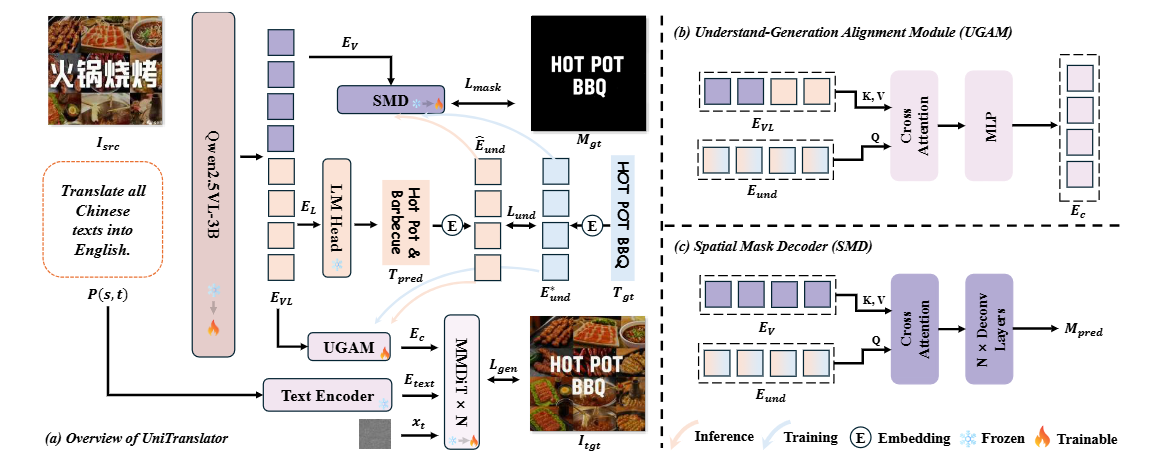
#> input picture assets/uni-framework.png, 1151 x 462 px
$ python convert_transv_mask.py assets out
#> lines starting #> are read from the running program, lines starting #| are printed output that depends on the picture; after the words box and inside, x2 and y2 are one past the last pixel; in counts of white or black regions, pixels touching at a corner belong together
import cv2
import numpy as np
import argparse
import os
from tqdm import tqdm # 用于显示一个漂亮的进度条

def generate_and_save_mask(input_path, output_path, threshold_val, use_smooth, kernel_size):
    """
    从单个图像文件生成Mask，并将其保存到指定路径。
    """
#> called with input_path = 'assets/uni-framework.png', output_path = 'out/uni-framework_mask.png', threshold_val = 127, use_smooth = False, kernel_size = 5
    # 1. 以灰度模式读取图像
    gray_image = cv2.imread(input_path, cv2.IMREAD_GRAYSCALE)
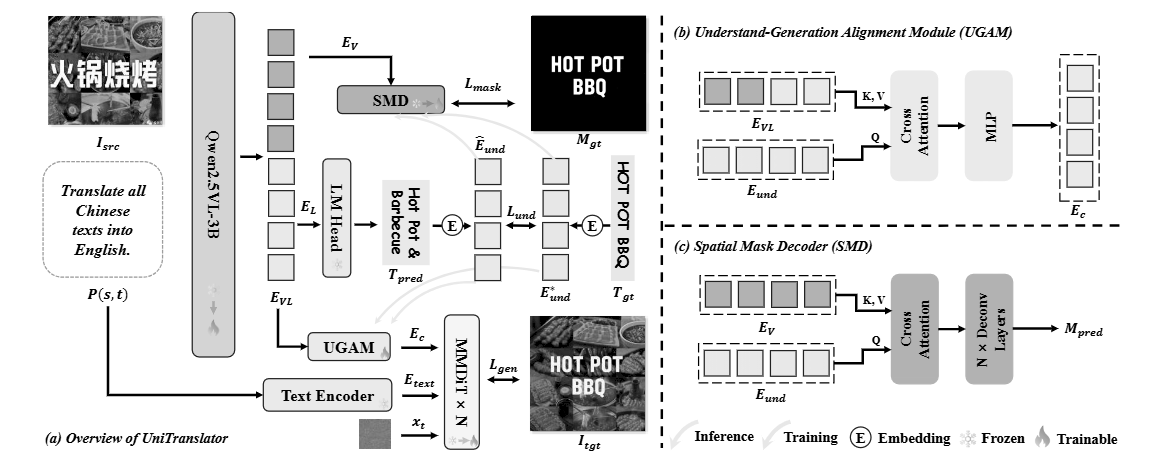
#> gray_image: shape (462, 1151); min 0, max 255, mean 224.1
    if gray_image is None:
        # 如果文件无法读取，打印警告并跳过
        print(f"\n警告：无法读取文件或文件非图像格式，已跳过: {os.path.basename(input_path)}")
        return False

    # 2. 应用反向二值阈值处理
    # 这一步将深色区域（文字）变为白色（255），浅色区域（背景）变为黑色（0）
    _, binary_mask = cv2.threshold(gray_image, threshold_val, 255, cv2.THRESH_BINARY_INV)
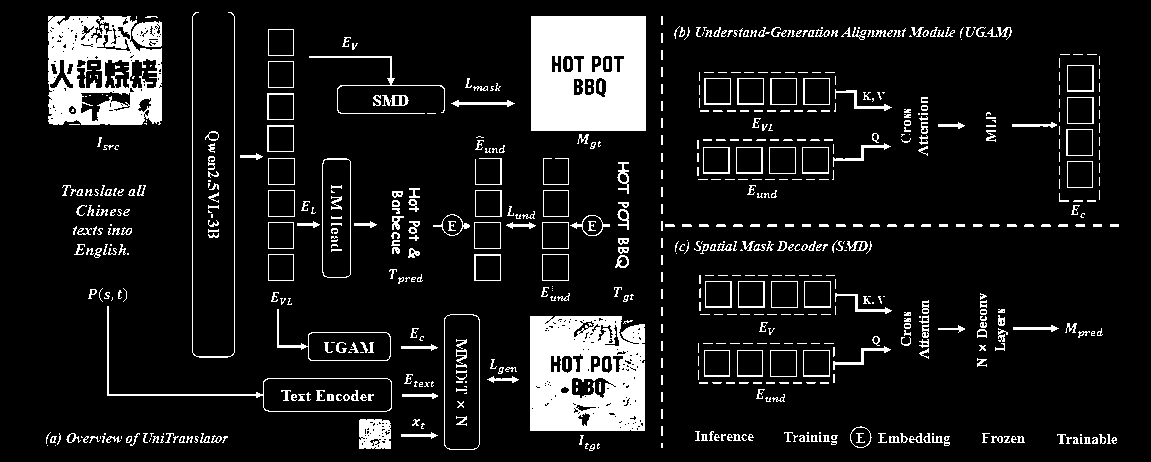
#> binary_mask: shape (462, 1151); 10.7% white; 679 white regions (303 under 20 px), largest, box (x1, y1, x2, y2) and area: (531, 16, 646, 131) 12166, (530, 316, 645, 431) 11041, (48, 16, 162, 125) 7966

    # 3. (可选) 应用形态学操作平滑边缘
    if use_smooth:
        # 确保核大小为奇数，这是OpenCV的要求
        k_size = kernel_size if kernel_size % 2 != 0 else kernel_size + 1
        kernel = cv2.getStructuringElement(cv2.MORPH_ELLIPSE, (k_size, k_size))

        # 开运算：移除小的白色噪点和边缘的毛刺
        opening = cv2.morphologyEx(binary_mask, cv2.MORPH_OPEN, kernel, iterations=1)
        # 闭运算：填充文字内部的小黑洞，并使边缘更平滑
        smoothed_mask = cv2.morphologyEx(opening, cv2.MORPH_CLOSE, kernel, iterations=1)
        final_mask = smoothed_mask
    else:
        final_mask = binary_mask

    # 4. 保存最终生成的Mask图像
    cv2.imwrite(output_path, final_mask)
    return True

def main():
    # --- 设置命令行参数解析 ---
    parser = argparse.ArgumentParser(
        description="批量为目录中的图像生成Mask。将深色文字转为白色，浅色背景转为黑色。"
    )

    parser.add_argument('input_dir', type=str, help="包含输入图像的目录路径。")
    parser.add_argument('output_dir', type=str, help="用于保存生成的Mask的目录路径。")

    parser.add_argument('--threshold', type=int, default=127,
                        help="用于区分文字和背景的灰度阈值 (0-255)。默认值: 127。")

    parser.add_argument('--smooth', action='store_true',
                        help="添加此标志以应用形态学操作来平滑Mask边缘。")

    parser.add_argument('--kernel_size', type=int, default=5,
                        help="用于平滑操作的核大小 (应为奇数)。默认值: 5。")

    args = parser.parse_args()

    # --- 验证和准备目录 ---

    # 1. 检查输入目录是否存在
    if not os.path.isdir(args.input_dir):
        print(f"错误：找不到输入目录 '{args.input_dir}'")
        return

    # 2. 如果输出目录不存在，则创建它
    os.makedirs(args.output_dir, exist_ok=True)
    print(f"输入目录: {args.input_dir}")
    print(f"输出目录: {args.output_dir}")
    if args.smooth:
        print(f"边缘平滑已启用，核大小: {args.kernel_size}")

    # 3. 查找所有支持的图像文件
    supported_extensions = ('.png', '.jpg', '.jpeg', '.bmp', '.tiff', '.tif')
    image_files = [f for f in os.listdir(args.input_dir) if f.lower().endswith(supported_extensions)]

    if not image_files:
        print("在输入目录中未找到支持的图像文件。")
        return

    print(f"找到 {len(image_files)} 张图像进行处理。")

    # --- 开始批量处理 ---

    # 使用 tqdm 创建一个进度条
    for filename in tqdm(image_files, desc="正在处理图像"):
        # 构建完整的文件路径
        input_path = os.path.join(args.input_dir, filename)

        # 构建输出文件的路径，统一保存为.png格式
        base_name = os.path.splitext(filename)[0]
        output_filename = f"{base_name}_mask.png"
        output_path = os.path.join(args.output_dir, output_filename)

        # 调用函数生成并保存Mask
        generate_and_save_mask(
            input_path,
            output_path,
            args.threshold,
            args.smooth,
            args.kernel_size
        )
#> pass 2 of the loop in main, `for filename in tqdm(image_files, desc="正在处理图像"):`:
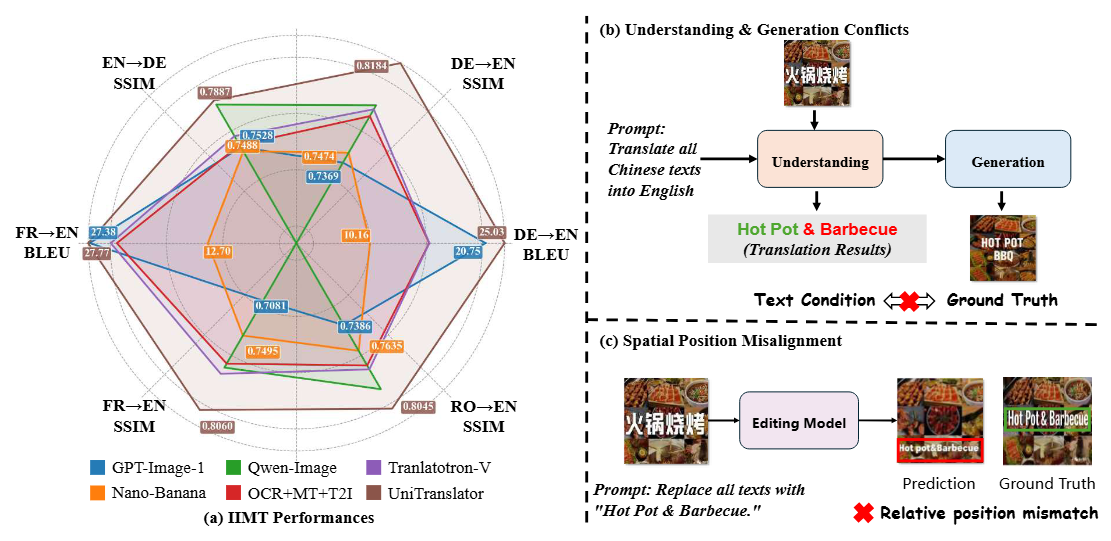
#> input picture assets/uni-motivation.png, 1111 x 541 px
#> in generate_and_save_mask (call 2), `gray_image = cv2.imread(input_path, cv2.IMREAD_GRAYSCALE)`:
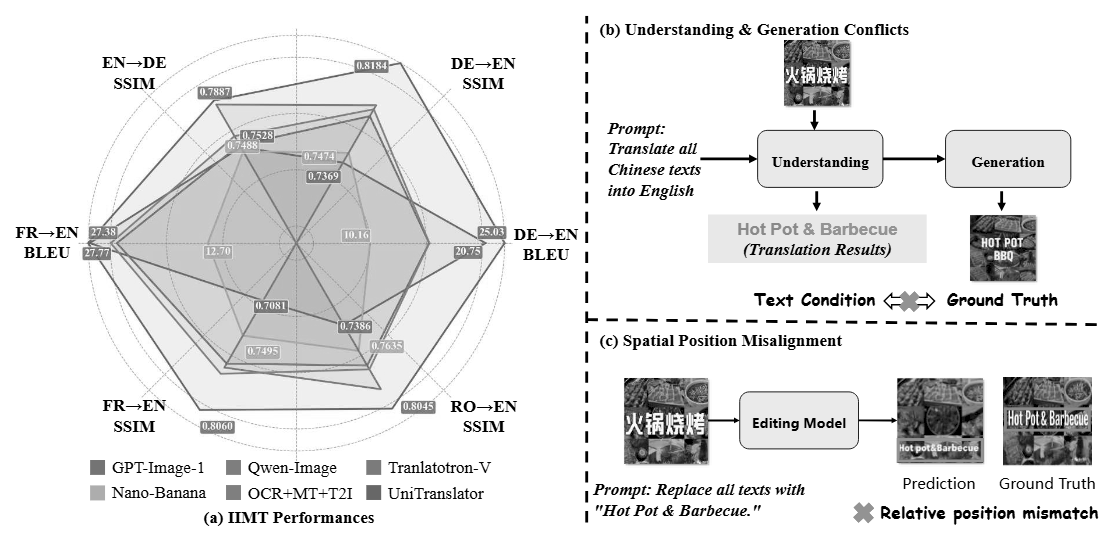
#> gray_image: shape (541, 1111); min 0, max 255, mean 228.5
#> in generate_and_save_mask (call 2), `_, binary_mask = cv2.threshold(gray_image, threshold_val, 255, cv2.THR..`:
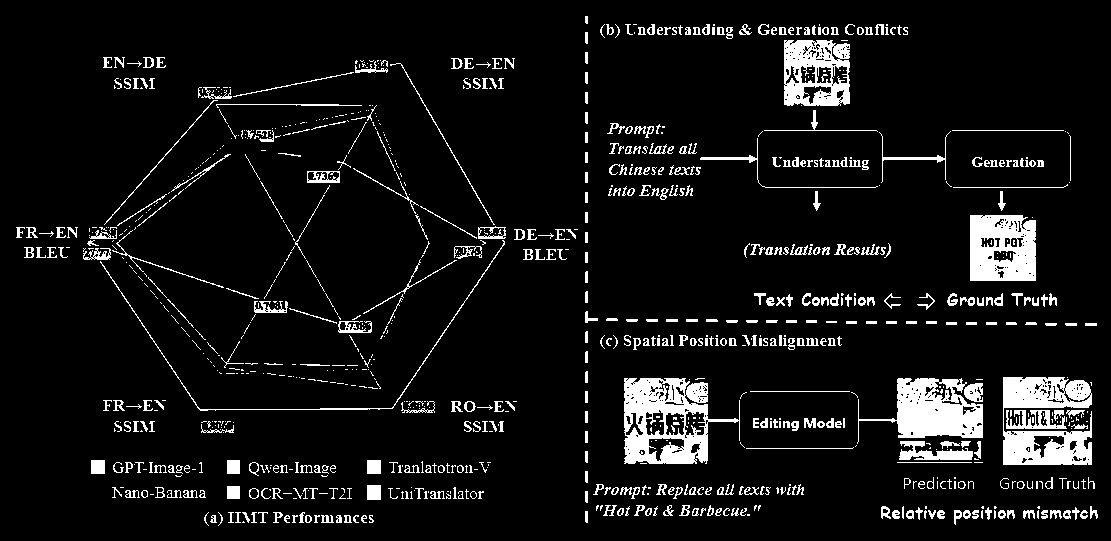
#> binary_mask: shape (541, 1111); 8% white; 970 white regions (490 under 20 px), largest, box (x1, y1, x2, y2) and area: (624, 378, 740, 464) 5120, (1003, 377, 1092, 465) 4918, (857, 378, 983, 444) 4169

    print("\n所有图像处理完成！")

if __name__ == "__main__":
    main()
